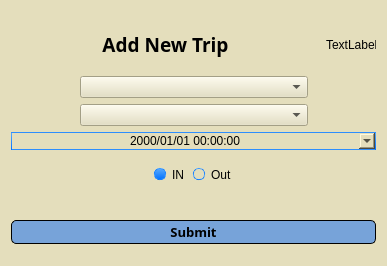
<?xml version="1.0" encoding="UTF-8"?>
<ui version="4.0">
 <class>Form</class>
 <widget class="QWidget" name="Form">
  <property name="geometry">
   <rect>
    <x>0</x>
    <y>0</y>
    <width>387</width>
    <height>266</height>
   </rect>
  </property>
  <property name="windowTitle">
   <string>Form</string>
  </property>
  <property name="styleSheet">
   <string notr="true">

QFrame#comps:hover{
	border-radius: 5px;
background-color: #d85c00;
}
QFrame#emps:hover{
	border-radius: 5px;
background-color: #d85c00;
}

QFrame#planning:hover{
	border-radius: 5px;
background-color: #d85c00;
}

QFrame#vans:hover{
	border-radius: 5px;
background-color: #d85c00;
}


QWidget {
	/*background-color:#ececec;*/
	background-color:#e4debc;
}
QTextEdit {
	border-width: 1px;
	border-style: solid;
	border-color: qlineargradient(spread:pad, x1:0.5, y1:1, x2:0.5, y2:0, stop:0 rgba(0, 113, 255, 255), stop:1 rgba(91, 171, 252, 255));
}
QPlainTextEdit {
	border-width: 1px;
	border-style: solid;
	border-color: qlineargradient(spread:pad, x1:0.5, y1:1, x2:0.5, y2:0, stop:0 rgba(0, 113, 255, 255), stop:1 rgba(91, 171, 252, 255));
}
QToolButton {
	border-style: solid;
	
	color: rgb(0,0,0);
	background-color:#3172c4;
}
QToolButton:hover{
	border-style: solid;
	
	background-color: #d85c00;
}
QToolButton:pressed{
	border-style: solid;
	border-top-color: qlineargradient(spread:pad, x1:0.5, y1:1, x2:0.5, y2:0, stop:0 rgb(215, 215, 215), stop:1 rgb(222, 222, 222));
	border-right-color: qlineargradient(spread:pad, x1:0, y1:0.5, x2:1, y2:0.5, stop:0 rgb(217, 217, 217), stop:1 rgb(227, 227, 227));
	border-left-color: qlineargradient(spread:pad, x1:0, y1:0.5, x2:1, y2:0.5, stop:0 rgb(227, 227, 227), stop:1 rgb(217, 217, 217));
	border-bottom-color: qlineargradient(spread:pad, x1:0.5, y1:1, x2:0.5, y2:0, stop:0 rgb(215, 215, 215), stop:1 rgb(222, 222, 222));
	border-width: 1px;
	border-radius: 5px;
	color: rgb(0,0,0);
	padding: 2px;
	background-color: rgb(142,142,142);
}
QPushButton{
	border-style: solid;
	
	border-width: 1px;
	border-radius: 5px;
	color: rgb(0,0,0);
	padding: 2px;
	background-color: #77a3d9;
}
QPushButton::default{
	border-style: solid;
	border-top-color: qlineargradient(spread:pad, x1:0.5, y1:1, x2:0.5, y2:0, stop:0 rgb(215, 215, 215), stop:1 rgb(222, 222, 222));
	border-right-color: qlineargradient(spread:pad, x1:0, y1:0.5, x2:1, y2:0.5, stop:0 rgb(217, 217, 217), stop:1 rgb(227, 227, 227));
	border-left-color: qlineargradient(spread:pad, x1:0, y1:0.5, x2:1, y2:0.5, stop:0 rgb(227, 227, 227), stop:1 rgb(217, 217, 217));
	border-bottom-color: qlineargradient(spread:pad, x1:0.5, y1:1, x2:0.5, y2:0, stop:0 rgb(215, 215, 215), stop:1 rgb(222, 222, 222));
	border-width: 1px;
	border-radius: 5px;
	color: rgb(0,0,0);
	padding: 2px;
	background-color: rgb(255,255,255);
}
QPushButton:hover{
	border-style: solid;

	background-color: #d85c00;
}
QPushButton:pressed{
	border-style: solid;
	border-top-color: qlineargradient(spread:pad, x1:0.5, y1:1, x2:0.5, y2:0, stop:0 rgb(215, 215, 215), stop:1 rgb(222, 222, 222));
	border-right-color: qlineargradient(spread:pad, x1:0, y1:0.5, x2:1, y2:0.5, stop:0 rgb(217, 217, 217), stop:1 rgb(227, 227, 227));
	border-left-color: qlineargradient(spread:pad, x1:0, y1:0.5, x2:1, y2:0.5, stop:0 rgb(227, 227, 227), stop:1 rgb(217, 217, 217));
	border-bottom-color: qlineargradient(spread:pad, x1:0.5, y1:1, x2:0.5, y2:0, stop:0 rgb(215, 215, 215), stop:1 rgb(222, 222, 222));
	border-width: 1px;
	border-radius: 5px;
	color: rgb(0,0,0);
	padding: 2px;
	background-color: rgb(142,142,142);
}
QPushButton:disabled{
	border-style: solid;
	border-top-color: qlineargradient(spread:pad, x1:0.5, y1:1, x2:0.5, y2:0, stop:0 rgb(215, 215, 215), stop:1 rgb(222, 222, 222));
	border-right-color: qlineargradient(spread:pad, x1:0, y1:0.5, x2:1, y2:0.5, stop:0 rgb(217, 217, 217), stop:1 rgb(227, 227, 227));
	border-left-color: qlineargradient(spread:pad, x1:0, y1:0.5, x2:1, y2:0.5, stop:0 rgb(227, 227, 227), stop:1 rgb(217, 217, 217));
	border-bottom-color: qlineargradient(spread:pad, x1:0.5, y1:1, x2:0.5, y2:0, stop:0 rgb(215, 215, 215), stop:1 rgb(222, 222, 222));
	border-width: 1px;
	border-radius: 5px;
	color: #808086;
	padding: 2px;
	background-color: rgb(142,142,142);
}
QLineEdit {
	border-width: 1px; border-radius: 4px;
	border-style: solid;
	border-color: qlineargradient(spread:pad, x1:0.5, y1:1, x2:0.5, y2:0, stop:0 rgba(0, 113, 255, 255), stop:1 rgba(91, 171, 252, 255));
}
QLabel {
	color: #000000;
}
QLCDNumber {
	color: rgb(0, 113, 255, 255);
}
QProgressBar {
	text-align: center;
	color: rgb(240, 240, 240);
	border-width: 1px; 
	border-radius: 10px;
	border-color: rgb(230, 230, 230);
	border-style: solid;
	background-color:rgb(207,207,207);
}
QProgressBar::chunk {
	background-color: qlineargradient(spread:pad, x1:0.5, y1:1, x2:0.5, y2:0, stop:0 rgba(49, 147, 250, 255), stop:1 rgba(34, 142, 255, 255));
	border-radius: 10px;
}
QMenuBar {
	background-color: qlineargradient(spread:pad, x1:0.5, y1:1, x2:0.5, y2:0, stop:0 rgba(207, 209, 207, 255), stop:1 rgba(230, 229, 230, 255));
}
QMenuBar::item {
	color: #000000;
  	spacing: 3px;
  	padding: 1px 4px;
	background-color: qlineargradient(spread:pad, x1:0.5, y1:1, x2:0.5, y2:0, stop:0 rgba(207, 209, 207, 255), stop:1 rgba(230, 229, 230, 255));
}

QMenuBar::item:selected {
  	background-color: qlineargradient(spread:pad, x1:0.5, y1:1, x2:0.5, y2:0, stop:0 rgba(0, 113, 255, 255), stop:1 rgba(91, 171, 252, 255));
	color: #FFFFFF;
}
QMenu::item:selected {
	border-style: solid;
	border-top-color: transparent;
	border-right-color: transparent;
	border-left-color: qlineargradient(spread:pad, x1:0.5, y1:1, x2:0.5, y2:0, stop:0 rgba(0, 113, 255, 255), stop:1 rgba(91, 171, 252, 255));
	border-bottom-color: transparent;
	border-left-width: 2px;
	color: #000000;
	padding-left:15px;
	padding-top:4px;
	padding-bottom:4px;
	padding-right:7px;
}
QMenu::item {
	border-style: solid;
	border-top-color: transparent;
	border-right-color: transparent;
	border-left-color: transparent;
	border-bottom-color: transparent;
	border-bottom-width: 1px;
	color: #000000;
	padding-left:17px;
	padding-top:4px;
	padding-bottom:4px;
	padding-right:7px;
}
QTabWidget {
	color:rgb(0,0,0);
	background-color:#000000;
}
QTabWidget::pane {
		border-color: rgb(223,223,223);
		background-color:rgb(226,226,226);
		border-style: solid;
		border-width: 2px;
    	border-radius: 6px;
}
QTabBar::tab:first {
	border-style: solid;
	border-left-width:1px;
	border-right-width:0px;
	border-top-width:1px;
	border-bottom-width:1px;
	border-top-color: rgb(209,209,209);
	border-left-color: qlineargradient(spread:pad, x1:0.5, y1:1, x2:0.5, y2:0, stop:0 rgba(209, 209, 209, 209), stop:1 rgba(229, 229, 229, 229));
	border-bottom-color: rgb(229,229,229);
	border-top-left-radius: 4px;
	border-bottom-left-radius: 4px;
	color: #000000;
	padding: 3px;
	margin-left:0px;
	background-color: qlineargradient(spread:pad, x1:0.5, y1:1, x2:0.5, y2:0, stop:0 rgba(247, 247, 247, 255), stop:1 rgba(255, 255, 255, 255));
}
QTabBar::tab:last {
	border-style: solid;
	border-width:1px;
	border-top-color: rgb(209,209,209);
	border-left-color: qlineargradient(spread:pad, x1:0.5, y1:1, x2:0.5, y2:0, stop:0 rgba(209, 209, 209, 209), stop:1 rgba(229, 229, 229, 229));
	border-right-color: qlineargradient(spread:pad, x1:0.5, y1:1, x2:0.5, y2:0, stop:0 rgba(209, 209, 209, 209), stop:1 rgba(229, 229, 229, 229));
	border-bottom-color: rgb(229,229,229);
	border-top-right-radius: 4px;
	border-bottom-right-radius: 4px;
	color: #000000;
	padding: 3px;
	margin-left:0px;
	background-color: qlineargradient(spread:pad, x1:0.5, y1:1, x2:0.5, y2:0, stop:0 rgba(247, 247, 247, 255), stop:1 rgba(255, 255, 255, 255));
}
QTabBar::tab {
	border-style: solid;
	border-top-width:1px;
	border-bottom-width:1px;
	border-left-width:1px;
	border-top-color: rgb(209,209,209);
	border-left-color: qlineargradient(spread:pad, x1:0.5, y1:1, x2:0.5, y2:0, stop:0 rgba(209, 209, 209, 209), stop:1 rgba(229, 229, 229, 229));
	border-bottom-color: rgb(229,229,229);
	color: #000000;
	padding: 3px;
	margin-left:0px;
	background-color: qlineargradient(spread:pad, x1:0.5, y1:1, x2:0.5, y2:0, stop:0 rgba(247, 247, 247, 255), stop:1 rgba(255, 255, 255, 255));
}
QTabBar::tab:selected, QTabBar::tab:last:selected, QTabBar::tab:hover {
  	border-style: solid;
  	border-left-width:1px;
	border-right-color: transparent;
	border-top-color: rgb(209,209,209);
	border-left-color: qlineargradient(spread:pad, x1:0.5, y1:1, x2:0.5, y2:0, stop:0 rgba(209, 209, 209, 209), stop:1 rgba(229, 229, 229, 229));
	border-bottom-color: rgb(229,229,229);
	color: #FFFFFF;
	padding: 3px;
	margin-left:0px;
	background-color: qlineargradient(spread:pad, x1:0.5, y1:1, x2:0.5, y2:0, stop:0 rgba(0, 113, 255, 255), stop:1 rgba(91, 171, 252, 255));
}

QTabBar::tab:selected, QTabBar::tab:first:selected, QTabBar::tab:hover {
  	border-style: solid;
  	border-left-width:1px;
  	border-bottom-width:1px;
  	border-top-width:1px;
	border-right-color: transparent;
	border-top-color: rgb(209,209,209);
	border-left-color: qlineargradient(spread:pad, x1:0.5, y1:1, x2:0.5, y2:0, stop:0 rgba(209, 209, 209, 209), stop:1 rgba(229, 229, 229, 229));
	border-bottom-color: rgb(229,229,229);
	color: #FFFFFF;
	padding: 3px;
	margin-left:0px;
	background-color: qlineargradient(spread:pad, x1:0.5, y1:1, x2:0.5, y2:0, stop:0 rgba(0, 113, 255, 255), stop:1 rgba(91, 171, 252, 255));
}

QCheckBox {
	color: #000000;
	padding: 2px;
}
QCheckBox:disabled {
	color: #808086;
	padding: 2px;
}

QCheckBox:hover {
	border-radius:4px;
	border-style:solid;
	padding-left: 1px;
	padding-right: 1px;
	padding-bottom: 1px;
	padding-top: 1px;
	border-width:1px;
	border-color: transparent;
}
QCheckBox::indicator:checked {

	height: 10px;
	width: 10px;
	border-style:solid;
	border-width: 1px;
	border-color: qlineargradient(spread:pad, x1:0.5, y1:1, x2:0.5, y2:0, stop:0 rgba(0, 113, 255, 255), stop:1 rgba(91, 171, 252, 255));
	color: #000000;
	background-color: qlineargradient(spread:pad, x1:0.5, y1:1, x2:0.5, y2:0, stop:0 rgba(0, 113, 255, 255), stop:1 rgba(91, 171, 252, 255));
}
QCheckBox::indicator:unchecked {

	height: 10px;
	width: 10px;
	border-style:solid;
	border-width: 1px;
	border-color: qlineargradient(spread:pad, x1:0.5, y1:1, x2:0.5, y2:0, stop:0 rgba(0, 113, 255, 255), stop:1 rgba(91, 171, 252, 255));
	color: #000000;
}
QRadioButton {
	color: 000000;
	padding: 1px;
}
QRadioButton::indicator:checked {
	height: 10px;
	width: 10px;
	border-style:solid;
	border-radius:5px;
	border-width: 1px;
	border-color: qlineargradient(spread:pad, x1:0.5, y1:1, x2:0.5, y2:0, stop:0 rgba(0, 113, 255, 255), stop:1 rgba(91, 171, 252, 255));
	color: #a9b7c6;
	background-color: qlineargradient(spread:pad, x1:0.5, y1:1, x2:0.5, y2:0, stop:0 rgba(0, 113, 255, 255), stop:1 rgba(91, 171, 252, 255));
}
QRadioButton::indicator:!checked {
	height: 10px;
	width: 10px;
	border-style:solid;
	border-radius:5px;
	border-width: 1px;
	border-color: qlineargradient(spread:pad, x1:0.5, y1:1, x2:0.5, y2:0, stop:0 rgba(0, 113, 255, 255), stop:1 rgba(91, 171, 252, 255));
	color: #a9b7c6;
	background-color: transparent;
}
QStatusBar {
	color:#027f7f;
}
QSpinBox {
	border-style: solid;
	border-width: 1px;
	border-color: qlineargradient(spread:pad, x1:0.5, y1:1, x2:0.5, y2:0, stop:0 rgba(0, 113, 255, 255), stop:1 rgba(91, 171, 252, 255));
}
QDoubleSpinBox {
	border-style: solid;
	border-width: 1px;
	border-color: qlineargradient(spread:pad, x1:0.5, y1:1, x2:0.5, y2:0, stop:0 rgba(0, 113, 255, 255), stop:1 rgba(91, 171, 252, 255));
}
QTimeEdit {
	border-style: solid;
	border-width: 1px;
	border-color: qlineargradient(spread:pad, x1:0.5, y1:1, x2:0.5, y2:0, stop:0 rgba(0, 113, 255, 255), stop:1 rgba(91, 171, 252, 255));
}
QDateTimeEdit {
	border-style: solid;
	border-width: 1px;
	border-color: qlineargradient(spread:pad, x1:0.5, y1:1, x2:0.5, y2:0, stop:0 rgba(0, 113, 255, 255), stop:1 rgba(91, 171, 252, 255));
}
QDateEdit {
	border-style: solid;
	border-width: 1px;
	border-color: qlineargradient(spread:pad, x1:0.5, y1:1, x2:0.5, y2:0, stop:0 rgba(0, 113, 255, 255), stop:1 rgba(91, 171, 252, 255));
}

QToolBox {
	color: #a9b7c6;
	background-color:#000000;
}
QToolBox::tab {
	color: #a9b7c6;
	background-color:#000000;
}
QToolBox::tab:selected {
	color: #FFFFFF;
	background-color:#000000;
}
QScrollArea {
	color: #FFFFFF;
	background-color:#000000;
}
QSlider::groove:horizontal {
	height: 5px;
	background-color: qlineargradient(spread:pad, x1:0.5, y1:1, x2:0.5, y2:0, stop:0 rgba(49, 147, 250, 255), stop:1 rgba(34, 142, 255, 255));
}
QSlider::groove:vertical {
	width: 5px;
	background-color: qlineargradient(spread:pad, x1:0.5, y1:1, x2:0.5, y2:0, stop:0 rgba(49, 147, 250, 255), stop:1 rgba(34, 142, 255, 255));
}
QSlider::handle:horizontal {
	background: rgb(253,253,253);
	border-style: solid;
	border-width: 1px;
	border-color: rgb(207,207,207);
	width: 12px;
	margin: -5px 0;
	border-radius: 7px;
}
QSlider::handle:vertical {
	background: rgb(253,253,253);
	border-style: solid;
	border-width: 1px;
	border-color: rgb(207,207,207);
	height: 12px;
	margin: 0 -5px;
	border-radius: 7px;
}
QSlider::add-page:horizontal {
    background: rgb(181,181,181);
}
QSlider::add-page:vertical {
    background: rgb(181,181,181);
}
QSlider::sub-page:horizontal {
    background-color: qlineargradient(spread:pad, x1:0.5, y1:1, x2:0.5, y2:0, stop:0 rgba(49, 147, 250, 255), stop:1 rgba(34, 142, 255, 255));
}
QSlider::sub-page:vertical {
    background-color: qlineargradient(spread:pad, y1:0.5, x1:1, y2:0.5, x2:0, stop:0 rgba(49, 147, 250, 255), stop:1 rgba(34, 142, 255, 255));
}
QScrollBar:horizontal {
	max-height: 20px;
	border: 1px transparent grey;
	margin: 0px 20px 0px 20px;
}
QScrollBar:vertical {
	max-width: 20px;
	border: 1px transparent grey;
	margin: 20px 0px 20px 0px;
}
QScrollBar::handle:horizontal {
	background: rgb(253,253,253);
	border-style: solid;
	border-width: 1px;
	border-color: rgb(207,207,207);
	border-radius: 7px;
	min-width: 25px;
}
QScrollBar::handle:horizontal:hover {
	background: rgb(253,253,253);
	border-style: solid;
	border-width: 1px;
	border-color: rgb(147, 200, 200);
	border-radius: 7px;
	min-width: 25px;
}
QScrollBar::handle:vertical {
	background: rgb(253,253,253);
	border-style: solid;
	border-width: 1px;
	border-color: rgb(207,207,207);
	border-radius: 7px;
	min-height: 25px;
}
QScrollBar::handle:vertical:hover {
	background: rgb(253,253,253);
	border-style: solid;
	border-width: 1px;
	border-color: rgb(147, 200, 200);
	border-radius: 7px;
	min-height: 25px;
}
QScrollBar::add-line:horizontal {
   border: 2px transparent grey;
   border-top-right-radius: 7px;
   border-bottom-right-radius: 7px;
   background: rgba(34, 142, 255, 255);
   width: 20px;
   subcontrol-position: right;
   subcontrol-origin: margin;
}
QScrollBar::add-line:horizontal:pressed {
   border: 2px transparent grey;
   border-top-right-radius: 7px;
   border-bottom-right-radius: 7px;
   background: rgb(181,181,181);
   width: 20px;
   subcontrol-position: right;
   subcontrol-origin: margin;
}
QScrollBar::add-line:vertical {
   border: 2px transparent grey;
   border-bottom-left-radius: 7px;
   border-bottom-right-radius: 7px;
   background: rgba(34, 142, 255, 255);
   height: 20px;
   subcontrol-position: bottom;
   subcontrol-origin: margin;
}
QScrollBar::add-line:vertical:pressed {
   border: 2px transparent grey;
   border-bottom-left-radius: 7px;
   border-bottom-right-radius: 7px;
   background: rgb(181,181,181);
   height: 20px;
   subcontrol-position: bottom;
   subcontrol-origin: margin;
}
QScrollBar::sub-line:horizontal {
   border: 2px transparent grey;
   border-top-left-radius: 7px;
   border-bottom-left-radius: 7px;
   background: rgba(34, 142, 255, 255);
   width: 20px;
   subcontrol-position: left;
   subcontrol-origin: margin;
}
QScrollBar::sub-line:horizontal:pressed {
   border: 2px transparent grey;
   border-top-left-radius: 7px;
   border-bottom-left-radius: 7px;
   background: rgb(181,181,181);
   width: 20px;
   subcontrol-position: left;
   subcontrol-origin: margin;
}
QScrollBar::sub-line:vertical {
   border: 2px transparent grey;
   border-top-left-radius: 7px;
   border-top-right-radius: 7px;
   background: rgba(34, 142, 255, 255);
   height: 20px;
   subcontrol-position: top;
   subcontrol-origin: margin;
}
QScrollBar::sub-line:vertical:pressed {
   border: 2px transparent grey;
   border-top-left-radius: 7px;
   border-top-right-radius: 7px;
   background: rgb(181,181,181);
   height: 20px;
   subcontrol-position: top;
   subcontrol-origin: margin;
}
QScrollBar::left-arrow:horizontal {
   border: 1px transparent grey;
   border-top-left-radius: 3px;
   border-bottom-left-radius: 3px;
   width: 6px;
   height: 6px;
   background: white;
}
QScrollBar::right-arrow:horizontal {
   border: 1px transparent grey;
   border-top-right-radius: 3px;
   border-bottom-right-radius: 3px;
   width: 6px;
   height: 6px;
   background: white;
}
QScrollBar::up-arrow:vertical {
   border: 1px transparent grey;
   border-top-left-radius: 3px;
   border-top-right-radius: 3px;
   width: 6px;
   height: 6px;
   background: white;
}
QScrollBar::down-arrow:vertical {
   border: 1px transparent grey;
   border-bottom-left-radius: 3px;
   border-bottom-right-radius: 3px;
   width: 6px;
   height: 6px;
   background: white;
}
QScrollBar::add-page:horizontal, QScrollBar::sub-page:horizontal {
   background: none;
}
QScrollBar::add-page:vertical, QScrollBar::sub-page:vertical {
   background: none;
}</string>
  </property>
  <layout class="QVBoxLayout" name="verticalLayout_2">
   <item>
    <layout class="QVBoxLayout" name="verticalLayout">
     <item>
      <layout class="QHBoxLayout" name="horizontalLayout_2">
       <item>
        <widget class="QLabel" name="label">
         <property name="minimumSize">
          <size>
           <width>0</width>
           <height>45</height>
          </size>
         </property>
         <property name="maximumSize">
          <size>
           <width>16777215</width>
           <height>45</height>
          </size>
         </property>
         <property name="font">
          <font>
           <family>Segoe Print</family>
           <pointsize>14</pointsize>
           <weight>75</weight>
           <bold>true</bold>
          </font>
         </property>
         <property name="text">
          <string>Add New Trip</string>
         </property>
         <property name="alignment">
          <set>Qt::AlignCenter</set>
         </property>
        </widget>
       </item>
       <item>
        <widget class="QLabel" name="back_icon">
         <property name="minimumSize">
          <size>
           <width>50</width>
           <height>50</height>
          </size>
         </property>
         <property name="maximumSize">
          <size>
           <width>50</width>
           <height>50</height>
          </size>
         </property>
         <property name="cursor">
          <cursorShape>PointingHandCursor</cursorShape>
         </property>
         <property name="styleSheet">
          <string notr="true">QLabel#back_icon:hover {
	
	border-color: rgb(23, 155, 255);
}</string>
         </property>
         <property name="text">
          <string>TextLabel</string>
         </property>
         <property name="alignment">
          <set>Qt::AlignLeading|Qt::AlignLeft|Qt::AlignVCenter</set>
         </property>
        </widget>
       </item>
      </layout>
     </item>
     <item>
      <layout class="QHBoxLayout" name="horizontalLayout_5">
       <item>
        <spacer name="horizontalSpacer_3">
         <property name="orientation">
          <enum>Qt::Horizontal</enum>
         </property>
         <property name="sizeHint" stdset="0">
          <size>
           <width>40</width>
           <height>20</height>
          </size>
         </property>
        </spacer>
       </item>
       <item>
        <layout class="QVBoxLayout" name="verticalLayout_4">
         <item>
          <widget class="QComboBox" name="van_">
           <property name="minimumSize">
            <size>
             <width>228</width>
             <height>0</height>
            </size>
           </property>
           <property name="maximumSize">
            <size>
             <width>400</width>
             <height>16777215</height>
            </size>
           </property>
           <property name="sizeAdjustPolicy">
            <enum>QComboBox::AdjustToContents</enum>
           </property>
          </widget>
         </item>
         <item>
          <widget class="QComboBox" name="drivers_">
           <property name="minimumSize">
            <size>
             <width>228</width>
             <height>0</height>
            </size>
           </property>
           <property name="maximumSize">
            <size>
             <width>400</width>
             <height>16777215</height>
            </size>
           </property>
           <property name="sizeAdjustPolicy">
            <enum>QComboBox::AdjustToContents</enum>
           </property>
          </widget>
         </item>
        </layout>
       </item>
       <item>
        <spacer name="horizontalSpacer_4">
         <property name="orientation">
          <enum>Qt::Horizontal</enum>
         </property>
         <property name="sizeHint" stdset="0">
          <size>
           <width>40</width>
           <height>20</height>
          </size>
         </property>
        </spacer>
       </item>
      </layout>
     </item>
     <item>
      <widget class="QDateTimeEdit" name="dateTimeEdit">
       <property name="wrapping">
        <bool>false</bool>
       </property>
       <property name="frame">
        <bool>true</bool>
       </property>
       <property name="alignment">
        <set>Qt::AlignCenter</set>
       </property>
       <property name="buttonSymbols">
        <enum>QAbstractSpinBox::PlusMinus</enum>
       </property>
       <property name="accelerated">
        <bool>true</bool>
       </property>
       <property name="displayFormat">
        <string>yyyy/MM/dd HH:mm:ss</string>
       </property>
       <property name="calendarPopup">
        <bool>true</bool>
       </property>
      </widget>
     </item>
    </layout>
   </item>
   <item>
    <layout class="QHBoxLayout" name="horizontalLayout_4">
     <item>
      <spacer name="horizontalSpacer">
       <property name="orientation">
        <enum>Qt::Horizontal</enum>
       </property>
       <property name="sizeHint" stdset="0">
        <size>
         <width>40</width>
         <height>20</height>
        </size>
       </property>
      </spacer>
     </item>
     <item>
      <widget class="QRadioButton" name="IN">
       <property name="text">
        <string>IN</string>
       </property>
       <property name="checked">
        <bool>true</bool>
       </property>
       <property name="autoRepeat">
        <bool>false</bool>
       </property>
      </widget>
     </item>
     <item>
      <widget class="QRadioButton" name="radioButton_2">
       <property name="text">
        <string>Out</string>
       </property>
       <property name="checked">
        <bool>false</bool>
       </property>
       <property name="autoRepeat">
        <bool>false</bool>
       </property>
      </widget>
     </item>
     <item>
      <spacer name="horizontalSpacer_2">
       <property name="orientation">
        <enum>Qt::Horizontal</enum>
       </property>
       <property name="sizeHint" stdset="0">
        <size>
         <width>40</width>
         <height>20</height>
        </size>
       </property>
      </spacer>
     </item>
    </layout>
   </item>
   <item>
    <layout class="QHBoxLayout" name="horizontalLayout">
     <property name="topMargin">
      <number>20</number>
     </property>
     <item>
      <widget class="QPushButton" name="save_btn">
       <property name="font">
        <font>
         <family>Segoe Print</family>
         <pointsize>10</pointsize>
         <weight>75</weight>
         <bold>true</bold>
        </font>
       </property>
       <property name="text">
        <string>Submit</string>
       </property>
      </widget>
     </item>
    </layout>
   </item>
  </layout>
 </widget>
 <resources/>
 <connections/>
</ui>
